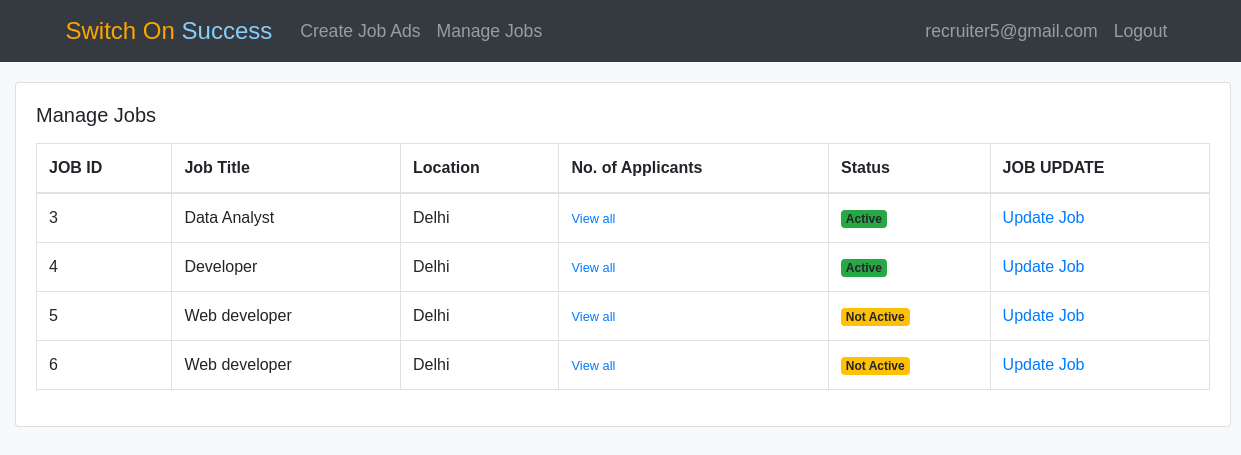
The app's page /manage-jobs/ (signed in) with its own data.
### myapp/models.py (models this page shows)
class User(AbstractUser):
    email = models.EmailField(default='',blank=True)
    is_recruiter = models.BooleanField(default=False)

### Job/models.py (models this page shows, shortened)
class Job(models.Model):
    user = models.ForeignKey(User, on_delete=models.CASCADE)
    job_id = models.AutoField(primary_key=True)  # Auto-incrementing job ID
    title = models.CharField(max_length=100)
    salary = models.CharField(max_length=5)
    experience = models.CharField(max_length=200)
    location = models.CharField(max_length=100)
    skills = models.TextField()  # Skills required for the job
    requirements = models.TextField()  # Job requirements
    responsibilities = models.TextField()  # Job responsibilities
    qualifications = models.TextField()  # Required qualifications
    is_available = models.BooleanField(default=True)

### Job/views.py (the view)
# urls.py: path('manage-jobs/',views.manage_jobs,name='manage-jobs'),
def manage_jobs(request):
    jobs = Job.objects.filter(user=request.user)
    context = {'jobs':jobs}
    return render(request,'job/manage_jobs.html',context)

### templates/job/manage_jobs.html
{% extends 'base.html' %}
{% block content %}
<div class="card mx-auto" style="width: 76rem;">
    <div class="card-body">
        <h5 class="card-title mb-3">Manage Jobs</h5>
        <table class="table table-bordered">
            <thead>
                <tr>
                    <th scope="col">JOB ID</th>
                    <th scope="col">Job Title</th>
                    <th scope="col">Location</th>
                    <th scope="col">No. of Applicants</th>
                    <th scope="col">Status</th>
                    <th scope="col">JOB UPDATE</th>
                </tr>
            </thead>
            <tbody>
                {% for job in jobs %}
                <tr>
                    <td>{{ job.job_id }}</td>
                    <td>{{ job.title }}</td>
                    <td>{{ job.location}}</td>
                    <td>{{ job.applyjob_set.all.count }} <a href="{% url 'all_applicants' job_id=job.job_id %}"><small>View all</small></a></td>
                    {% if job.is_available %}
                    <td><span class="badge bg-success">Active</span></td>
                    {% else %}
                    <td><span class="badge bg-warning">Not Active</span></td>
                    {% endif %}
                    <td><a href="{% url 'update_job' job_id=job.job_id%}">Update Job</a></td>
                </tr>
                {% endfor %}
            </tbody>
        </table>
    </div>
</div>
{% endblock content %}

### templates/base.html (shortened to what this page needs)
<!DOCTYPE html>
<html lang="en">
<head>
  <link href="https://stackpath.bootstrapcdn.com/bootstrap/4.5.2/css/bootstrap.min.css" rel="stylesheet">
</head>
<body>
<nav class="navbar navbar-expand-lg navbar-dark">
  <div class="container">
    <a class="navbar-brand" href="#"><span>Switch On</span> <span>Success</span></a>
    <div class="collapse navbar-collapse" id="navbarSupportedContent">
      {% if request.user.is_authenticated %}
        {% if request.user.is_recruiter %}
          <ul class="navbar-nav mr-auto">
            <li class="nav-item">
              <a class="nav-link" href="{%url 'create-job'%}">Create Job Ads</a>
            </li>
            <li class="nav-item">
              <a class="nav-link" href="{% url 'manage-jobs'%}">Manage Jobs</a>
            </li>
          </ul>
        {% endif %}
        <ul class="navbar-nav ml-auto">
          <li class="nav-item">
            <span class="nav-link">{{ request.user.username }}</span>
          </li>
          <li class="nav-item">
            <a class="nav-link" href="{% url 'logout' %}">Logout</a>
          </li>
        </ul>
      {% endif %}
    </div>
  </div>
</nav>
<div class="container-fluid">
  {% block content %}
  {% endblock content %}
</div>
</body>
</html>

### templates/base.html (style rules this page uses)
body { font-family: Arial, sans-serif; background-color: #f8f9fa; }
.navbar { background-color: #343a40; }
.navbar-brand { font-size: 1.5rem; margin-right: 20px; }
.navbar-brand span { color: orange; }
.navbar-brand span:last-child { color: lightskyblue; }
.navbar-nav .nav-link { color: #fff; font-size: 1.1rem; }
.container-fluid { padding-top: 20px; }
.navbar-nav.ml-auto li.nav-item { margin-left: auto; }

### records on screen
User: user.username "recruiter5@gmail.com"
Job: job_id "3", title "Data Analyst", location "Delhi", is_available "Active"
Job: job_id "4", title "Developer", location "Delhi", is_available "Active"
Job: job_id "5", title "Web developer", location "Delhi", is_available "Not Active"
Job: job_id "6", title "Web developer", location "Delhi", is_available "Not Active"
